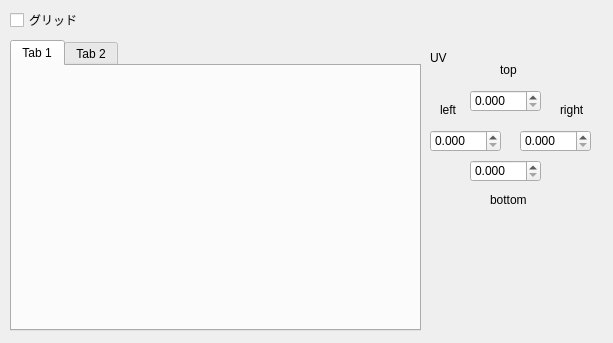
<?xml version="1.0" encoding="UTF-8"?>
<ui version="4.0">
 <class>ImageWindow</class>
 <widget class="QWidget" name="ImageWindow">
  <property name="geometry">
   <rect>
    <x>0</x>
    <y>0</y>
    <width>613</width>
    <height>343</height>
   </rect>
  </property>
  <property name="minimumSize">
   <size>
    <width>613</width>
    <height>343</height>
   </size>
  </property>
  <property name="baseSize">
   <size>
    <width>431</width>
    <height>343</height>
   </size>
  </property>
  <property name="windowTitle">
   <string>ImageWindow</string>
  </property>
  <widget class="QCheckBox" name="checkBox">
   <property name="geometry">
    <rect>
     <x>10</x>
     <y>10</y>
     <width>87</width>
     <height>20</height>
    </rect>
   </property>
   <property name="text">
    <string>グリッド</string>
   </property>
  </widget>
  <widget class="QTabWidget" name="tabWidget">
   <property name="geometry">
    <rect>
     <x>10</x>
     <y>40</y>
     <width>411</width>
     <height>291</height>
    </rect>
   </property>
   <property name="minimumSize">
    <size>
     <width>411</width>
     <height>291</height>
    </size>
   </property>
   <widget class="QWidget" name="tab">
    <attribute name="title">
     <string>Tab 1</string>
    </attribute>
   </widget>
   <widget class="QWidget" name="tab_2">
    <attribute name="title">
     <string>Tab 2</string>
    </attribute>
   </widget>
  </widget>
  <widget class="QLabel" name="label_uv">
   <property name="geometry">
    <rect>
     <x>430</x>
     <y>50</y>
     <width>31</width>
     <height>16</height>
    </rect>
   </property>
   <property name="text">
    <string>UV</string>
   </property>
  </widget>
  <widget class="QLabel" name="label_uv_top">
   <property name="geometry">
    <rect>
     <x>500</x>
     <y>60</y>
     <width>31</width>
     <height>20</height>
    </rect>
   </property>
   <property name="text">
    <string>top</string>
   </property>
  </widget>
  <widget class="QLabel" name="label_uv_left">
   <property name="geometry">
    <rect>
     <x>440</x>
     <y>100</y>
     <width>31</width>
     <height>20</height>
    </rect>
   </property>
   <property name="text">
    <string>left</string>
   </property>
  </widget>
  <widget class="QLabel" name="label_uv_bottom">
   <property name="geometry">
    <rect>
     <x>490</x>
     <y>190</y>
     <width>51</width>
     <height>20</height>
    </rect>
   </property>
   <property name="text">
    <string>bottom</string>
   </property>
  </widget>
  <widget class="QLabel" name="label_uv_right">
   <property name="geometry">
    <rect>
     <x>560</x>
     <y>100</y>
     <width>31</width>
     <height>20</height>
    </rect>
   </property>
   <property name="text">
    <string>right</string>
   </property>
  </widget>
  <widget class="QDoubleSpinBox" name="doubleSpinBox_uv_bottom">
   <property name="geometry">
    <rect>
     <x>470</x>
     <y>160</y>
     <width>71</width>
     <height>22</height>
    </rect>
   </property>
   <property name="decimals">
    <number>3</number>
   </property>
   <property name="maximum">
    <double>4096.000000000000000</double>
   </property>
   <property name="singleStep">
    <double>1.000000000000000</double>
   </property>
  </widget>
  <widget class="QDoubleSpinBox" name="doubleSpinBox_uv_left">
   <property name="geometry">
    <rect>
     <x>430</x>
     <y>130</y>
     <width>71</width>
     <height>22</height>
    </rect>
   </property>
   <property name="decimals">
    <number>3</number>
   </property>
   <property name="maximum">
    <double>4096.000000000000000</double>
   </property>
   <property name="singleStep">
    <double>1.000000000000000</double>
   </property>
  </widget>
  <widget class="QDoubleSpinBox" name="doubleSpinBox_uv_top">
   <property name="geometry">
    <rect>
     <x>470</x>
     <y>90</y>
     <width>71</width>
     <height>22</height>
    </rect>
   </property>
   <property name="decimals">
    <number>3</number>
   </property>
   <property name="maximum">
    <double>4096.000000000000000</double>
   </property>
   <property name="singleStep">
    <double>1.000000000000000</double>
   </property>
  </widget>
  <widget class="QDoubleSpinBox" name="doubleSpinBox_uv_right">
   <property name="geometry">
    <rect>
     <x>520</x>
     <y>130</y>
     <width>71</width>
     <height>22</height>
    </rect>
   </property>
   <property name="decimals">
    <number>3</number>
   </property>
   <property name="maximum">
    <double>4096.000000000000000</double>
   </property>
   <property name="singleStep">
    <double>1.000000000000000</double>
   </property>
  </widget>
 </widget>
 <tabstops>
  <tabstop>checkBox</tabstop>
  <tabstop>tabWidget</tabstop>
  <tabstop>doubleSpinBox_uv_top</tabstop>
  <tabstop>doubleSpinBox_uv_right</tabstop>
  <tabstop>doubleSpinBox_uv_bottom</tabstop>
  <tabstop>doubleSpinBox_uv_left</tabstop>
 </tabstops>
 <resources/>
 <connections/>
</ui>
